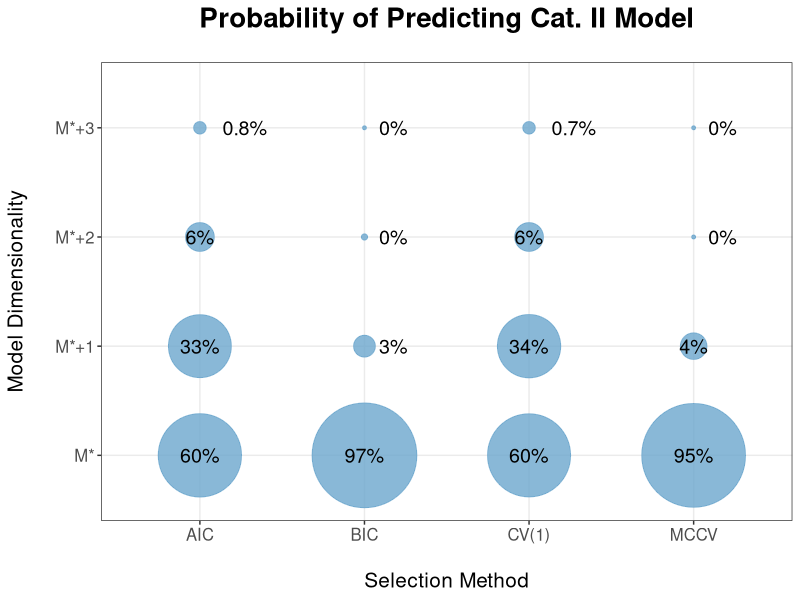

Write the R code that produced this figure.
library(ggplot2)
Crit <- rep(c("CV(1)","AIC","MCCV","BIC"),4)
Model <- c(rep("M*",4),rep("M*+1",4),rep("M*+2",4),rep("M*+3",4))
Prob <- t(matrix(c(0.5980,0.336,0.0590,0.0070,0.6015,0.3320,0.0590,0.0075,0.9510,0.048988,0,0,0.9690,0.305,0.0005,0),4,4))
d <-data.frame("C"=Crit,"M"=Model,"P"=c(0.5980,0.6015,0.9510,0.9690,0.3366,0.3320,0.048988,0.0305,0.0590,0.0590,0,0.0005,0.007,0.007,0,0),"COL"=rep("blue",16),"Prozent"=c("60%","60%","95%","97%","34%","33%","4%","3%","6%","6%","0%","0%","0.7%","0.8%","0%","0%"))

ggplot(d,aes(x=C,y=M,size=P,label=P)) +
  geom_point(alpha=0.8,stat="identity",color ='skyblue3') +
  xlab("Selection Method") + ylab("Model Dimensionality") + ggtitle("Probability of Predicting Cat. II Model") +
  scale_size_continuous(range = c(1, 35)) +
  theme_bw() +
  guides(colour = FALSE,size = FALSE) +
  theme(text = element_text(size=15),
        plot.title = element_text(size = 20,hjust = 0.5,face="bold")) +
  theme(axis.title.x = element_text(size = 15)) +
  theme(axis.title.y = element_text(size = 15)) +
  theme(axis.title.y = element_text(margin = margin(t = 0, r = 20, b = 0, l = 0))) +
  theme(axis.title.x = element_text(margin = margin(t = 20, r = 0, b = 0, l = 0))) +
  theme(plot.title = element_text(margin = margin(t = 0, r = 0 , b = 20, l = 0))) +
  geom_text(size =5,aes(label=ifelse(P>0.04,as.character(Prozent),''))) +
  geom_text(size =5,aes(label=ifelse(P<0.04,as.character(Prozent),'')),hjust=-0.5,vjust=0.5)




